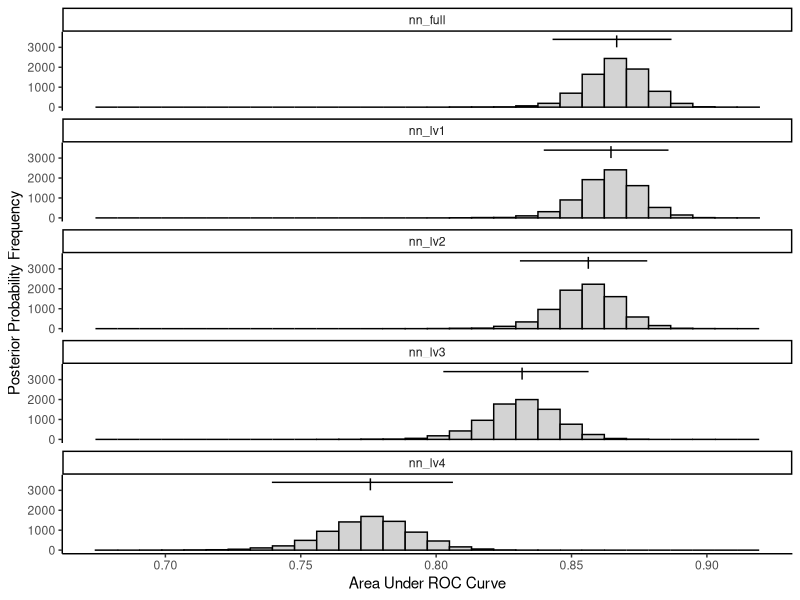

Write the R code that produced this figure.
## ---- chunk 1
#| message: false
#| echo: false

# load libraries and read in data for printing results

library(tidyverse)
library(here)

aucs <- read_csv(here("data/auc_3_x_10.csv"),
                 show_col_types = FALSE)
posteriors <- read_csv(here("data/posteriors.csv"),
                       show_col_types = FALSE)
pp_tibble <- read_csv(here("data/pp_perf_tibble.csv"),
                       show_col_types = FALSE)
contrasts <- read_csv(here("data/contrast.csv"),
                      show_col_types = FALSE)
## ---- chunk 2
#| label: fig-method
#| fig-cap: "Architecture for two-phase training."
#| fig-width: 6
#| fig-height: 3
#| echo: false 

knitr::include_graphics(path = here::here("figures/methods.png"), error = FALSE)
## ---- chunk 3
#| echo: false

aucs |> 
  group_by(n_repeat) |> 
  summarise(across(xgboost:nn_lv4, ~median(.x))) |> 
  ungroup() |> 
  summarise(across(xgboost:nn_lv4, ~median(.x))) |> 
  glimpse()
## ---- chunk 4
#| echo: false

pp_tibble |> 
  kableExtra::kbl(digits = 3)
## ---- chunk 5
#| echo: false

posteriors |> 
  filter(model != "xgboost") |> 
  mutate(model = factor(model, 
                        levels = c("nn_full", "nn_lv1", "nn_lv2", 
                                   "nn_lv3", "nn_lv4"))) |>
  ggplot() + 
  geom_histogram(aes(x = posterior), fill = "light grey", color = "black", 
                 bins = 30) +
  geom_segment(mapping = aes(y = 3000, yend = 3600, x = pp_median, 
                             xend = pp_median),
               data = subset(pp_tibble, model != "xgboost")) +
  geom_segment(mapping = aes(y = 3400, yend = 3400, x = pp_lower, xend = pp_upper),
                data = subset(pp_tibble, model != "xgboost")) +
  facet_wrap(~model, ncol = 1) +
  ylab("Posterior Probability Frequency") +
  xlab("Area Under ROC Curve") +
  theme_classic() 
## ---- chunk 6
#| echo: false

contrasts |> 
  kableExtra::kbl(digits = 3)
